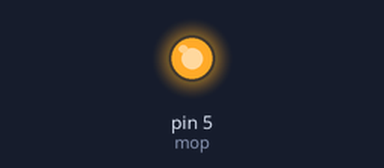
The sketch below on a simulated Arduino Uno, built with avr-gcc and run on an emulated ATmega328P. On the bench: output pins drawn as LEDs (lit = HIGH). What the sketch prints to the serial monitor is not drawn.

Above: at 0.1 s.
Timing chart, 0 to 1.6 s (numbered marks = the images above):
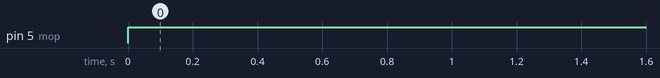

The sketch:

plastic_gearmotor.ino
```cpp
int mop = 5;
void setup() {
  // put your setup code here, to run once:
pinMode(mop, OUTPUT);
digitalWrite(mop, LOW);
Serial.begin(9600);
}

void loop() {
  // put your main code here, to run repeatedly:
digitalWrite(mop, HIGH); // mopper on
Serial.println("mopper on");
}
```

Measured:
- by itself, pin 5 (mop): LOW → HIGH at 0.00 s
